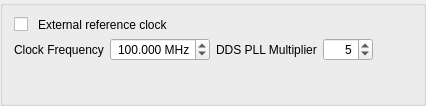
<?xml version="1.0" encoding="UTF-8"?>
<ui version="4.0">
 <class>clockGroupBox</class>
 <widget class="QGroupBox" name="clockGroupBox">
  <property name="geometry">
   <rect>
    <x>0</x>
    <y>0</y>
    <width>426</width>
    <height>106</height>
   </rect>
  </property>
  <property name="sizePolicy">
   <sizepolicy hsizetype="Expanding" vsizetype="Preferred">
    <horstretch>0</horstretch>
    <verstretch>0</verstretch>
   </sizepolicy>
  </property>
  <property name="maximumSize">
   <size>
    <width>600</width>
    <height>120</height>
   </size>
  </property>
  <property name="windowTitle">
   <string>GroupBox</string>
  </property>
  <property name="title">
   <string/>
  </property>
  <property name="alignment">
   <set>Qt::AlignLeading|Qt::AlignLeft|Qt::AlignVCenter</set>
  </property>
  <property name="flat">
   <bool>false</bool>
  </property>
  <layout class="QVBoxLayout" name="verticalLayout">
   <item>
    <widget class="QCheckBox" name="extClkCheckBox">
     <property name="sizePolicy">
      <sizepolicy hsizetype="Expanding" vsizetype="Fixed">
       <horstretch>0</horstretch>
       <verstretch>0</verstretch>
      </sizepolicy>
     </property>
     <property name="styleSheet">
      <string notr="true">spacing:10px</string>
     </property>
     <property name="text">
      <string>External reference clock</string>
     </property>
    </widget>
   </item>
   <item>
    <layout class="QHBoxLayout" name="horizontalLayout">
     <item>
      <layout class="QFormLayout" name="formLayout_4">
       <item row="0" column="0">
        <widget class="QLabel" name="refFrequencyLabel">
         <property name="sizePolicy">
          <sizepolicy hsizetype="MinimumExpanding" vsizetype="Preferred">
           <horstretch>0</horstretch>
           <verstretch>0</verstretch>
          </sizepolicy>
         </property>
         <property name="text">
          <string>Clock Frequency</string>
         </property>
         <property name="alignment">
          <set>Qt::AlignLeading|Qt::AlignLeft|Qt::AlignVCenter</set>
         </property>
        </widget>
       </item>
       <item row="0" column="1">
        <widget class="QDoubleSpinBox" name="refFrequencyBox">
         <property name="sizePolicy">
          <sizepolicy hsizetype="MinimumExpanding" vsizetype="Fixed">
           <horstretch>0</horstretch>
           <verstretch>0</verstretch>
          </sizepolicy>
         </property>
         <property name="maximumSize">
          <size>
           <width>120</width>
           <height>16777215</height>
          </size>
         </property>
         <property name="alignment">
          <set>Qt::AlignRight|Qt::AlignTrailing|Qt::AlignVCenter</set>
         </property>
         <property name="suffix">
          <string> MHz</string>
         </property>
         <property name="decimals">
          <number>3</number>
         </property>
         <property name="minimum">
          <double>1.000000000000000</double>
         </property>
         <property name="maximum">
          <double>500.000000000000000</double>
         </property>
         <property name="value">
          <double>100.000000000000000</double>
         </property>
        </widget>
       </item>
      </layout>
     </item>
     <item>
      <layout class="QFormLayout" name="formLayout_6">
       <item row="0" column="0">
        <widget class="QLabel" name="multiplierLabel">
         <property name="sizePolicy">
          <sizepolicy hsizetype="MinimumExpanding" vsizetype="Preferred">
           <horstretch>0</horstretch>
           <verstretch>0</verstretch>
          </sizepolicy>
         </property>
         <property name="text">
          <string>DDS PLL Multiplier</string>
         </property>
        </widget>
       </item>
       <item row="0" column="1">
        <widget class="QSpinBox" name="multiplierBox">
         <property name="sizePolicy">
          <sizepolicy hsizetype="MinimumExpanding" vsizetype="Fixed">
           <horstretch>0</horstretch>
           <verstretch>0</verstretch>
          </sizepolicy>
         </property>
         <property name="maximumSize">
          <size>
           <width>50</width>
           <height>16777215</height>
          </size>
         </property>
         <property name="alignment">
          <set>Qt::AlignRight|Qt::AlignTrailing|Qt::AlignVCenter</set>
         </property>
         <property name="minimum">
          <number>4</number>
         </property>
         <property name="maximum">
          <number>20</number>
         </property>
         <property name="value">
          <number>5</number>
         </property>
        </widget>
       </item>
      </layout>
     </item>
    </layout>
   </item>
  </layout>
 </widget>
 <resources/>
 <connections/>
</ui>
